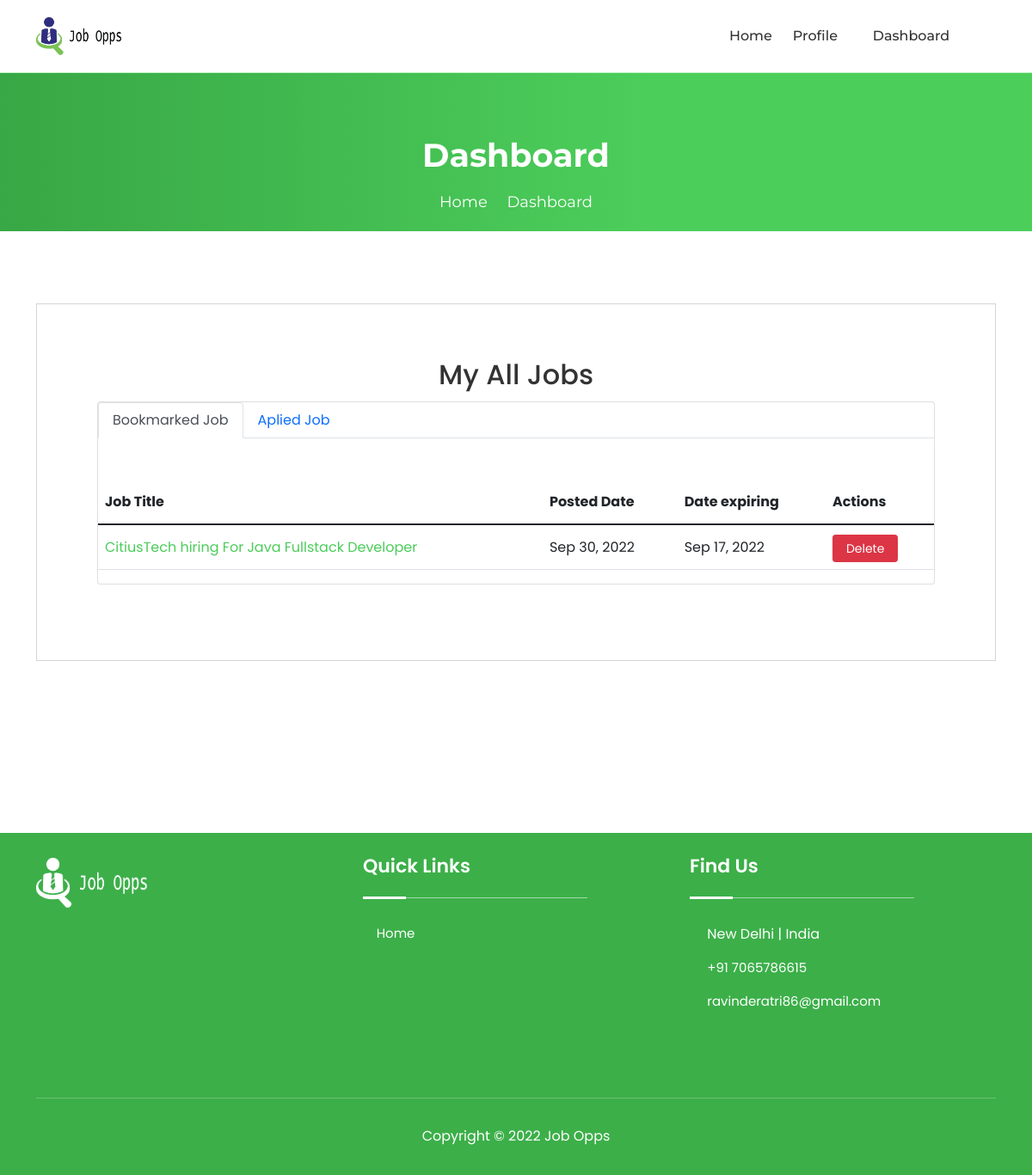
The page /dashboard/ (signed in) on the database its author committed.
### jobapp/models.py (models this page shows, shortened)
class BookmarkJob(models.Model):
    user = models.ForeignKey(User, on_delete=models.CASCADE)
    job = models.ForeignKey(Job, on_delete=models.CASCADE)
    timestamp = models.DateTimeField(auto_now=True, auto_now_add=False)

class Job(models.Model):
    user = models.ForeignKey(User, related_name='User', on_delete=models.CASCADE)
    title = models.CharField(max_length=300)
    description = RichTextField()
    tags = TaggableManager()
    location = models.CharField(max_length=300)
    job_type = models.CharField(choices=JOB_TYPE, max_length=1)
    category = models.ForeignKey(Category,related_name='Category', on_delete=models.CASCADE)
    salary = models.CharField(max_length=30, blank=True)
    company_name = models.CharField(max_length=300)
    company_description = RichTextField(blank=True, null=True)
    url = models.URLField(max_length=200)
    last_date = models.DateField()
    is_published = models.BooleanField(default=False)
    is_closed = models.BooleanField(default=False)
    timestamp = models.DateTimeField(auto_now=True)

### jobapp/views.py (the view)
# urls.py: path('dashboard/', views.dashboard_view, name='dashboard'),
@login_required(login_url=reverse_lazy('account:login'))
def dashboard_view(request):
    jobs = []
    savedjobs = []
    appliedjobs = []
    total_applicants = {}
    if request.user.role == 'employer':
        jobs = Job.objects.filter(user=request.user.id)
        for job in jobs:
            count = Applicant.objects.filter(job=job.id).count()
            total_applicants[job.id] = count
    if request.user.role == 'employee':
        savedjobs = BookmarkJob.objects.filter(user=request.user.id)
        appliedjobs = Applicant.objects.filter(user=request.user.id)
    context = {
        'jobs': jobs,
        'savedjobs': savedjobs,
        'appliedjobs':appliedjobs,
        'total_applicants': total_applicants
    }
    return render(request, 'jobapp/dashboard.html', context)

### template/jobapp/dashboard.html (shortened to what this page needs)
{% extends 'base.html' %}
{% load static %}
{% load get_total_applicant %}
{% block content %}
<div class="page-title-area">
    <div class="d-table">
    <div class="d-table-cell">
    <div class="container">
    <div class="page-title-text">
    <h2>Dashboard</h2>
    <ul>
    <li>
    <a href="{% url 'jobapp:home' %}">Home</a>
    </li>
    <li>
    <i class="icofont-simple-right"></i>
    </li>
    <li>Dashboard</li>
    </ul>
    </div>
    </div>
    </div>
    </div>
    </div>
    <div class="post-job-area pt-20">
        <div class="container">
        <div class="post-job-item">
                <div class="text-center">
                  <h2>My All Jobs</h2>
                </div>
            <div class="col-lg-12 mb-5">
                <div class="card">
                    {% if user.role == "employer" %}
                    {% if jobs %}
                    <table class="table text-center mt-5">
                        <thead class="thead-dark">
                            <tr>
                                <th>Job Title</th>
                                <th>Posted Date</th>
                                <th>Date expiring</th>
                                <th>Status</th>
                                <th>Applicants</th>
                                <th>Actions</th>
                            </tr>
                        </thead>
                        <tbody>
                            {% for job in jobs %}
                            <tr id="row_{{ job.id }}">
                                <td class="text-left"><a href="{% url 'jobapp:single-job' job.id %}">{{ job.title }}</a></td>
                                <td>{{ job.timestamp | date:'M d, Y'  }}</td>
                                <td>{{ job.last_date | date:'M d, Y' }}</td>
                                <td>
                                    {% if job.is_published == True %}
                                        <span class="badge badge-info">Published</span>
                                    {% else %}
                                        <span class="badge badge-danger px-2">Pending</span>
                                    {% endif %}
                                </td>
                                <td>
                                    {% get_total_applicant total_applicants job as is_applicant %}
                                    {% if is_applicant %}
                                    <a href="{% url 'jobapp:applicants' job.id %}">
                                        <i class="fa fa-users"></i>
                                        <span class="badge badge-success text-white">
                                            {% if is_applicant > 1 %}
                                            {% get_total_applicant total_applicants job %} Applicants
                                            {% else %}
                                            {% get_total_applicant total_applicants job %} Applicant
                                            {% endif %}
                                        </span>
                                    </a>
                                    {% endif %}
                                </td>
                                <td>
                                    <a class="btn btn-info btn-sm" href="{% url 'jobapp:edit-job' job.id %}"
                                        role="button">Edit</a>
                                    {% if job.is_published == True %}
                                        {% if job.is_closed == False %}
                                        <span id="change_job_status_{{ job.id }}">
                                            <button onclick="call_sw_alert_func('{% url 'jobapp:complete' job.id %}','{{ job.id }}', 'Once Clicked, Your Post Will Marked Completed')" class="text-white btn btn-success btn-sm" >Make Close</button>
                                        </span>
                                        {% else %}
                                        <a class="text-white btn btn-success btn-sm"
                                        role="button">Closed</a>
                                        {% endif %}
                                        {% endif %}
                                    <button onclick="call_sw_alert_func('{% url 'jobapp:delete' job.id %}','{{ job.id }}','Once Deleted, You Will Not be Able To Recover This Post!')" class="btn btn-danger btn-sm">Delete</button>
                                    </td>
                            </tr>
                            {% endfor %}
                        </tbody>
                    </table>
                    {% else %}
                    <p class="m-5">You have not any job yet !! <a href="{% url 'jobapp:create-job' %}">Create a new one.</a></p>
                    {% endif %}
                    {% elif user.role == "employee" %}
                    <ul class="nav nav-tabs" id="myTab" role="tablist">
                        <li class="nav-item" role="presentation">
                          <button class="nav-link active" id="home-tab" data-bs-toggle="tab" data-bs-target="#home" type="button" role="tab" aria-controls="home" aria-selected="true">Bookmarked Job</button>
                        </li>
                        <li class="nav-item" role="presentation">
                          <button class="nav-link" id="profile-tab" data-bs-toggle="tab" data-bs-target="#profile" type="button" role="tab" aria-controls="profile" aria-selected="false">Aplied Job</button>
                        </li>
                      </ul>
                      <div class="tab-content" id="myTabContent">
                        <div class="tab-pane fade show active" id="home" role="tabpanel" aria-labelledby="home-tab">
                            {% if savedjobs %}
                            <table class="table text-center mt-5">
                                <thead class="thead-dark">
                                    <tr>
                                        <th>Job Title</th>
                                        <th>Posted Date</th>
                                        <th>Date expiring</th>
                                        <th>Actions</th>
                                    </tr>
                                </thead>
                                <tbody>
                                    {% for job in savedjobs %}
                                    <tr id="row_{{ job.id }}">
                                        <td><a href="{% url 'jobapp:single-job' job.job.id %}">{{ job.job.title }}</a></td>
                                        <td>{{ job.timestamp | date:'M d, Y'  }}</td>
                                        <td>{{ job.job.last_date | date:'M d, Y' }}</td>
                                        <td>
                                            <button onclick="call_sw_alert_func('{% url 'jobapp:delete-bookmark' job.id %}','{{ job.id }}','Once Deleted, This Post Will Remove From Your Favourite List!')" class="btn btn-danger btn-sm">Delete</button>
                                        </td>
                                    </tr>
                                    {% endfor %}
                                </tbody>
                            </table>
                            {% else %}
                            <p class="m-5">You have not any save job yet !! </p>
                            {% endif %}
                        </div>
                    {% endif %}
                </div>
            </div>
        </div>
    </div>
    </div>
</div>
{% endblock %}

### static/css/meanmenu.css (style rules this page uses)
body { font-family: "Oswald", sans-serif; padding: 0; margin: 0; font-size: 15px; background-color: #f1f1f1; }

### rows shown on the page
BookmarkJob: job "CitiusTech hiring For Java Fullstack Developer", timestamp "Sep 30, 2022", job.last_date "Sep 17, 2022"
